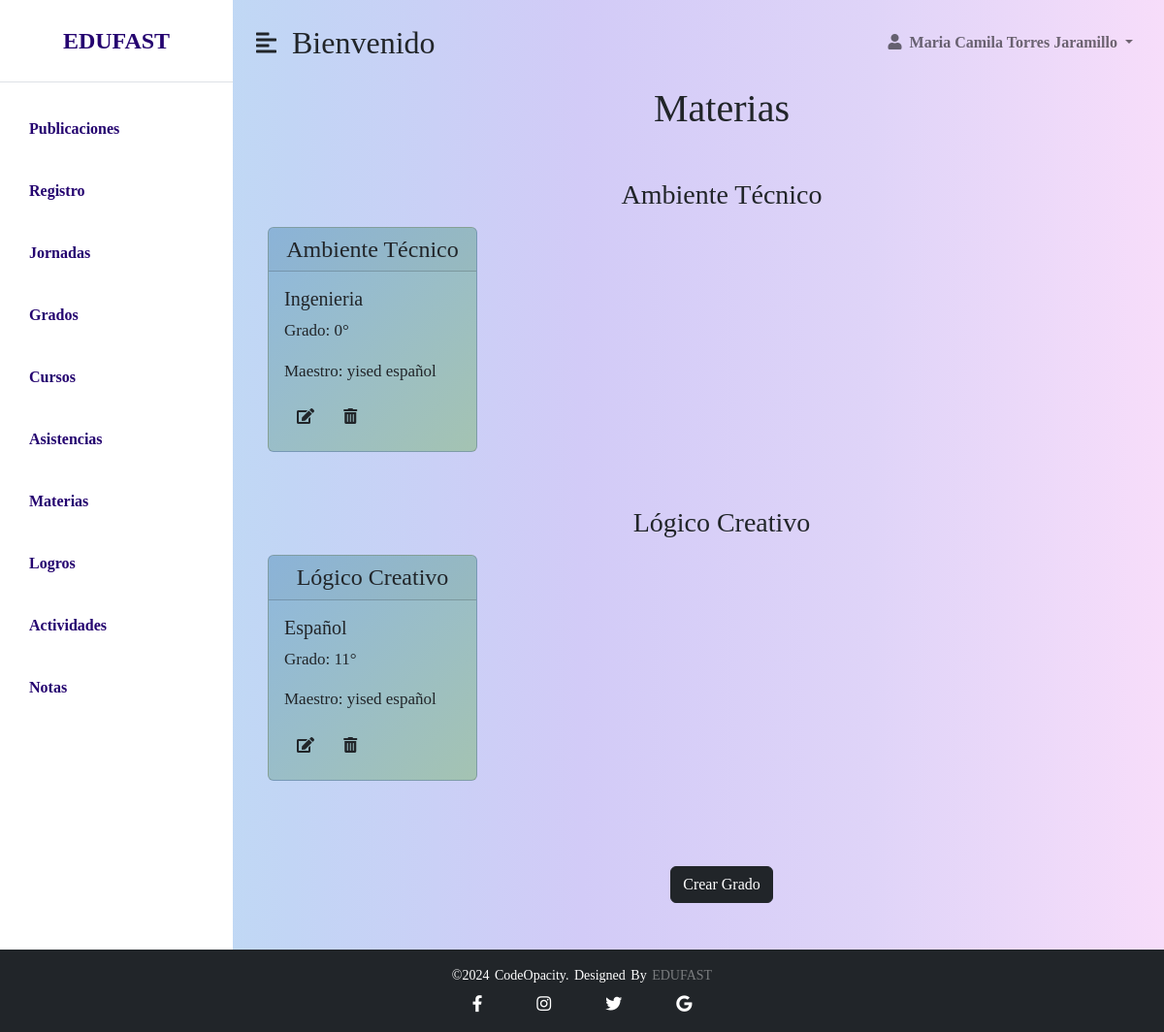
The page /administrador/php/Materiaphp/Materia.php on the database its author committed.
### tables this page shows
CREATE TABLE `materia` (
  `id_materia` int(11) NOT NULL,
  `materia` char(45) DEFAULT NULL,
  `grado_id_grado` int(11) NOT NULL,
  `area_id_area` int(11) NOT NULL,
  `docente_id_docente` int(11) NOT NULL,
  `docente_cursos_id_cursos` int(11) NOT NULL,
  `docente_cursos_grado_id_grado` int(11) NOT NULL,
  `docente_registro_num_doc` int(11) NOT NULL,
  `docente_registro_rol_id_rol` int(11) NOT NULL,
  `docente_registro_jornada_id_jornada` int(11) NOT NULL
);

CREATE TABLE `area` (
  `id_area` int(11) NOT NULL,
  `nombre_area` char(45) DEFAULT NULL
);

CREATE TABLE `grado` (
  `id_grado` int(11) NOT NULL,
  `nivel_educativo` char(45) DEFAULT NULL,
  `grado` char(10) DEFAULT NULL
);

CREATE TABLE `registro` (
  `num_doc` int(11) NOT NULL,
  `tipo_doc` char(15) DEFAULT NULL,
  `foto_perfil` longblob DEFAULT NULL,
  `nombres` char(45) DEFAULT NULL,
  `apellidos` char(45) DEFAULT NULL,
  `cel` char(12) DEFAULT NULL,
  `telefono` char(15) DEFAULT NULL,
  `direccion` char(45) DEFAULT NULL,
  `correo` char(45) DEFAULT NULL,
  `contraseña` char(200) DEFAULT NULL,
  `rol_id_rol` int(11) NOT NULL,
  `jornada_id_jornada` int(11) NOT NULL DEFAULT 0
);

CREATE TABLE `docente` (
  `id_docente` int(11) NOT NULL,
  `profesion` char(45) DEFAULT NULL,
  `cursos_id_cursos` int(11) NOT NULL,
  `cursos_grado_id_grado` int(11) NOT NULL,
  `registro_num_doc` int(11) NOT NULL,
  `registro_rol_id_rol` int(11) NOT NULL,
  `registro_jornada_id_jornada` int(11) NOT NULL
);

### administrador/php/Materiaphp/consulta.php (called while the page is built, shortened)
<?php
include "Conexion.php";
$sentencia = $base_de_datos->query(" SELECT materia.*, grado.*, docente.*, area.*, registro.*
FROM materia
INNER JOIN grado ON materia.grado_id_grado = grado.id_grado
INNER JOIN docente ON materia.docente_id_docente = docente.id_docente
INNER JOIN cursos ON docente.cursos_id_cursos = cursos.id_cursos
INNER JOIN area ON materia.area_id_area = area.id_area
INNER JOIN registro ON docente.registro_num_doc = registro.num_doc
ORDER BY area.nombre_area ASC;
;");
$materias = $sentencia->fetchAll(PDO::FETCH_OBJ);
?>

### administrador/php/Materiaphp/Materia.php (the view, shortened to what this page needs)
<?php
include "consulta.php";
?>
<!DOCTYPE html>
<html lang="en">
<head>
    <link href="https://cdn.jsdelivr.net/npm/bootstrap@5.0.0-beta3/dist/css/bootstrap.min.css" rel="stylesheet" />
    <link rel="stylesheet" href="https://cdnjs.cloudflare.com/ajax/libs/font-awesome/5.15.3/css/all.min.css" />
    <link rel="stylesheet" href="../../css/nav.css" />
</head>
<body>
    <div class="d-flex" id="wrapper">
        <div class="listado" id="sidebar-wrapper">
            <div class="sidebar-heading text-center py-4 primary-text fs-4 fw-bold text-uppercase border-bottom">EDUFAST
            </div>
            <div class="list-group list-group-flush my-3">
                <a href="../admin/crear/publicaciones_crear.php"
                    class="list-group-item list-group-item-action bg-transparent second-text fw-bold">Publicaciones</a>
                <a href="../php/registro/funciones/registro.php"
                    class="list-group-item list-group-item-action bg-transparent second-text fw-bold">Registro</a>
                <a href="../php/jornadas/vistas/jornadas.php"
                    class="list-group-item list-group-item-action bg-transparent second-text fw-bold">Jornadas</a>
                <a href="../php/grados/vistas/grados.php"
                    class="list-group-item list-group-item-action bg-transparent second-text fw-bold">Grados</a>
                <a href="../php/cursos/curso.php"
                    class="list-group-item list-group-item-action bg-transparent second-text fw-bold">Cursos</a>
                <a href="../php/asistencia/asistencia.php"
                    class="list-group-item list-group-item-action bg-transparent second-text fw-bold">Asistencias</a>
                <a href="../php/materiaphp/materia.php"
                    class="list-group-item list-group-item-action bg-transparent second-text fw-bold">Materias</a>
                <a href="nota.html"
                    class="list-group-item list-group-item-action bg-transparent second-text fw-bold">Logros</a>
                <a href="../php/actividad/actividad.php"
                    class="list-group-item list-group-item-action bg-transparent second-text fw-bold">Actividades</a>
                <a href="../php/notas/notas.php"
                    class="list-group-item list-group-item-action bg-transparent second-text fw-bold">Notas</a>
            </div>
        </div>
        <div id="page-content-wrapper">
            <nav class="navbar navbar-expand-lg navbar-light bg-transparent py-4 px-4">
                <div class="d-flex align-items-center">
                    <i class="fas fa-align-left fs-4 me-3" id="menu-toggle"></i>
                    <h2 class="fs-2 m-0">Bienvenido</h2>
                </div>
                <div class="collapse navbar-collapse" id="navbarSupportedContent">
                    <ul class="navbar-nav ms-auto mb-2 mb-lg-0">
                        <li class="nav-item dropdown">
                            <a class="nav-link dropdown-toggle second-text fw-bold" href="#" id="navbarDropdown"
                                role="button" data-bs-toggle="dropdown" aria-expanded="false">
                                <i class="fas fa-user me-2"></i>Maria Camila Torres Jaramillo
                            </a>
                        </li>
                    </ul>
                </div>
            </nav>
            <main class="main-container">
                <section class="container ms-4">
                    <h1 class="title text-center mb-5">Materias</h1>
                    <?php
                    $areaActual = null;
                    foreach ($materias as $materia):
                        if ($areaActual !== $materia->nombre_area) {
                            if ($areaActual !== null) {
                                echo '</section>';
                            }
                            $areaActual = $materia->nombre_area;
                            echo '<section class="row mb-3">';
                            echo '<h3 class="col-12 text-center mb-3">' . htmlspecialchars($materia->nombre_area) . '</h3>';
                        }
                        ?>
                        <section class="col-lg-3 col-md-6 col-sm-6 col-12 mb-4">
                            <div class="card mb-3" style="max-width: 18rem;">
                                <h4 class="card-header text-center"><?php echo htmlspecialchars($materia->nombre_area); ?>
                                </h4>
                                <div class="card-body">
                                    <h5 class="card-title"><?php echo htmlspecialchars($materia->materia); ?></h5>
                                    <p class="card-text">Grado: <?php echo htmlspecialchars($materia->grado); ?></p>
                                    <p class="card-text">Maestro: <?php echo htmlspecialchars($materia->nombres); ?>
                                        <?php echo htmlspecialchars($materia->profesion); ?></p>
                                    <button type="button" class="btn" data-bs-toggle="modal"
                                        data-bs-target="#actualizar<?= $materia->id_materia ?>">
                                        <i class="fas fa-edit"></i>
                                    </button>
                                    <button type="button" class="btn" data-bs-toggle="modal"
                                        data-bs-target="#eliminarModal<?= $materia->id_materia ?>">
                                        <i class="fas fa-trash-alt"></i>
                                    </button>
                                </div>
                            </div>
                        </section>
                    <?php endforeach; ?>
                </section>
                <div class="d-flex justify-content-center mt-5 ">
                    <a class="btn btn-dark mb-5" type="button" data-bs-toggle="modal" data-bs-target="#crear">Crear
                        Grado</a>
                </div>
                </section>
            </main>
        </div>
    </div>
    <footer class="footer-bottom bg-dark text-white text-center py-3 mt-auto">
        <p class="mb-0">©2024 codeOpacity. Designed by <span>EDUFAST</span></p>
        <div class="socials d-flex justify-content-center mt-2">
            <a href="https://www.facebook.com/cedid.sanpablo.3?locale=es_LA" class="text-white mx-2"><i
                    class="fab fa-facebook-f"></i></a>
            <a href="https://www.instagram.com/plumapaulista/" class="text-white mx-2"><i
                    class="fab fa-instagram"></i></a>
            <a href="https://x.com/Cedidsanpablo" class="text-white mx-2"><i class="fab fa-twitter"></i></a>
            <a href="mailto:cedidsanpablobosa7@educacionbogota.edu.co" class="text-white mx-2"><i
                    class="fab fa-google"></i></a>
        </div>
    </footer>
</body>
</html>

### administrador/css/nav.css (style rules this page uses)
body { margin: 0; padding: 0; font-family: serif; background-color: #EAF4F4; background-image: linear-gradient( to right, #bae3f3, #c2d5f5, #d2cbf7, #dfd4f8, #f7ddfa ); display: flex; flex-direction: column; min-height: 100vh; }
:root { --main-bg-color: #009d63; --main-text-color: #009d63; --second-text-color:#250470; --second-bg-color: #c1efde; --three-bg-color:#a4a4a4; --fourth-bg-color:#545454; }
.listado { background-color: white; }
.primary-text { color: var( --second-text-color); }
.second-text { color: var( --second-text-color); }
#wrapper { overflow-x: hidden; background-image: linear-gradient( to right, #bae3f3, #c2d5f5, #d2cbf7, #dfd4f8, #f7ddfa ); }
#sidebar-wrapper { min-height: 100vh; margin-left: -15rem; -webkit-transition: margin 0.25s ease-out; -moz-transition: margin 0.25s ease-out; -o-transition: margin 0.25s ease-out; transition: margin 0.25s ease-out; }
#sidebar-wrapper .sidebar-heading { padding: 0.875rem 1.25rem; font-size: 1.2rem; }
#sidebar-wrapper .list-group { width: 15rem; }
#page-content-wrapper { min-width: 100vw; }
#menu-toggle { cursor: pointer; }
.list-group-item { border: none; padding: 20px 30px; }
.socials { list-style: none; display: flex; align-items: center; justify-content: center; }
.socials a { text-decoration: none; color: #fff; }
.socials a i { font-size: 17px; padding: 0px 20px; transition: color .4s ease; }
.footer-bottom { background: #000; width: 100%; padding: 20px 0; text-align: center; }
.footer-bottom p { font-size: 14px; color: white; word-spacing: 2px; text-transform: capitalize; }
.footer-bottom span { text-transform: uppercase; opacity: .4; font-weight: 200; }
@media (min-width: 768px) { #sidebar-wrapper { margin-left: 0; } }
@media (min-width: 768px) { #page-content-wrapper { min-width: 0; width: 100%; } }

### administrador/php/Materiaphp/Materia.php (style rules this page uses)
.container { font-family: serif; font-size: 17px; }
.card { background: linear-gradient(to bottom right, #8FB8DE, #A4C3B2); }

### rows shown on the page
materia: area_id_area.nombre_area "Ambiente Técnico", materia "Ingenieria", grado_id_grado.grado "0°", registro.nombres "yised", docente.profesion "español"
materia: area_id_area.nombre_area "Lógico Creativo", materia "Español", grado_id_grado.grado "11°", registro.nombres "yised", docente.profesion "español"
